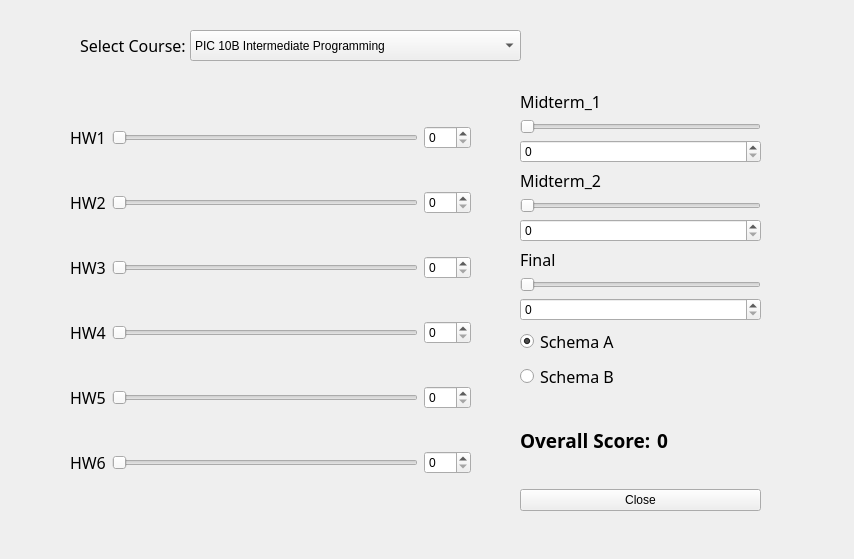
<?xml version="1.0" encoding="UTF-8"?>
<ui version="4.0">
 <class>Grade_Calculator</class>
 <widget class="QWidget" name="Grade_Calculator">
  <property name="geometry">
   <rect>
    <x>0</x>
    <y>0</y>
    <width>854</width>
    <height>559</height>
   </rect>
  </property>
  <property name="windowTitle">
   <string>Form</string>
  </property>
  <widget class="QLabel" name="label">
   <property name="geometry">
    <rect>
     <x>80</x>
     <y>30</y>
     <width>121</width>
     <height>31</height>
    </rect>
   </property>
   <property name="font">
    <font>
     <family>Ebrima</family>
     <pointsize>12</pointsize>
    </font>
   </property>
   <property name="text">
    <string>Select Course:</string>
   </property>
  </widget>
  <widget class="QComboBox" name="comboBox">
   <property name="geometry">
    <rect>
     <x>190</x>
     <y>30</y>
     <width>331</width>
     <height>31</height>
    </rect>
   </property>
   <item>
    <property name="text">
     <string>PIC 10B Intermediate Programming</string>
    </property>
   </item>
   <item>
    <property name="text">
     <string>PIC 10C Advanced Programming</string>
    </property>
   </item>
  </widget>
  <widget class="QStackedWidget" name="stackedWidget">
   <property name="geometry">
    <rect>
     <x>30</x>
     <y>70</y>
     <width>801</width>
     <height>461</height>
    </rect>
   </property>
   <property name="currentIndex">
    <number>0</number>
   </property>
   <widget class="QWidget" name="page">
    <widget class="QWidget" name="layoutWidget_3">
     <property name="geometry">
      <rect>
       <x>40</x>
       <y>20</y>
       <width>401</width>
       <height>421</height>
      </rect>
     </property>
     <layout class="QVBoxLayout" name="verticalLayout">
      <item>
       <layout class="QHBoxLayout" name="horizontalLayout_2">
        <item>
         <widget class="QLabel" name="label_3">
          <property name="font">
           <font>
            <family>Ebrima</family>
            <pointsize>12</pointsize>
           </font>
          </property>
          <property name="text">
           <string>HW1</string>
          </property>
         </widget>
        </item>
        <item>
         <widget class="QSlider" name="horizontalSlider1">
          <property name="maximum">
           <number>100</number>
          </property>
          <property name="orientation">
           <enum>Qt::Horizontal</enum>
          </property>
         </widget>
        </item>
        <item>
         <widget class="QSpinBox" name="spinBox1">
          <property name="maximum">
           <number>100</number>
          </property>
         </widget>
        </item>
       </layout>
      </item>
      <item>
       <layout class="QHBoxLayout" name="horizontalLayout_3">
        <item>
         <widget class="QLabel" name="label_4">
          <property name="font">
           <font>
            <family>Ebrima</family>
            <pointsize>12</pointsize>
           </font>
          </property>
          <property name="text">
           <string>HW2</string>
          </property>
         </widget>
        </item>
        <item>
         <widget class="QSlider" name="horizontalSlider1_2">
          <property name="maximum">
           <number>100</number>
          </property>
          <property name="orientation">
           <enum>Qt::Horizontal</enum>
          </property>
         </widget>
        </item>
        <item>
         <widget class="QSpinBox" name="spinBox1_2">
          <property name="maximum">
           <number>100</number>
          </property>
         </widget>
        </item>
       </layout>
      </item>
      <item>
       <layout class="QHBoxLayout" name="horizontalLayout_4">
        <item>
         <widget class="QLabel" name="label_5">
          <property name="font">
           <font>
            <family>Ebrima</family>
            <pointsize>12</pointsize>
           </font>
          </property>
          <property name="text">
           <string>HW3</string>
          </property>
         </widget>
        </item>
        <item>
         <widget class="QSlider" name="horizontalSlider1_3">
          <property name="maximum">
           <number>100</number>
          </property>
          <property name="orientation">
           <enum>Qt::Horizontal</enum>
          </property>
         </widget>
        </item>
        <item>
         <widget class="QSpinBox" name="spinBox1_3">
          <property name="maximum">
           <number>100</number>
          </property>
         </widget>
        </item>
       </layout>
      </item>
      <item>
       <layout class="QHBoxLayout" name="horizontalLayout_5">
        <item>
         <widget class="QLabel" name="label_6">
          <property name="font">
           <font>
            <family>Ebrima</family>
            <pointsize>12</pointsize>
           </font>
          </property>
          <property name="text">
           <string>HW4</string>
          </property>
         </widget>
        </item>
        <item>
         <widget class="QSlider" name="horizontalSlider1_4">
          <property name="maximum">
           <number>100</number>
          </property>
          <property name="orientation">
           <enum>Qt::Horizontal</enum>
          </property>
         </widget>
        </item>
        <item>
         <widget class="QSpinBox" name="spinBox1_4">
          <property name="maximum">
           <number>100</number>
          </property>
         </widget>
        </item>
       </layout>
      </item>
      <item>
       <layout class="QHBoxLayout" name="horizontalLayout_6">
        <item>
         <widget class="QLabel" name="label_7">
          <property name="font">
           <font>
            <family>Ebrima</family>
            <pointsize>12</pointsize>
           </font>
          </property>
          <property name="text">
           <string>HW5</string>
          </property>
         </widget>
        </item>
        <item>
         <widget class="QSlider" name="horizontalSlider1_5">
          <property name="maximum">
           <number>100</number>
          </property>
          <property name="orientation">
           <enum>Qt::Horizontal</enum>
          </property>
         </widget>
        </item>
        <item>
         <widget class="QSpinBox" name="spinBox1_5">
          <property name="maximum">
           <number>100</number>
          </property>
         </widget>
        </item>
       </layout>
      </item>
      <item>
       <layout class="QHBoxLayout" name="horizontalLayout_7">
        <item>
         <widget class="QLabel" name="label_8">
          <property name="font">
           <font>
            <family>Ebrima</family>
            <pointsize>12</pointsize>
           </font>
          </property>
          <property name="text">
           <string>HW6</string>
          </property>
         </widget>
        </item>
        <item>
         <widget class="QSlider" name="horizontalSlider1_6">
          <property name="maximum">
           <number>100</number>
          </property>
          <property name="orientation">
           <enum>Qt::Horizontal</enum>
          </property>
         </widget>
        </item>
        <item>
         <widget class="QSpinBox" name="spinBox1_6">
          <property name="maximum">
           <number>100</number>
          </property>
         </widget>
        </item>
       </layout>
      </item>
     </layout>
    </widget>
    <widget class="QWidget" name="layoutWidget">
     <property name="geometry">
      <rect>
       <x>490</x>
       <y>20</y>
       <width>241</width>
       <height>421</height>
      </rect>
     </property>
     <layout class="QVBoxLayout" name="verticalLayout_8">
      <item>
       <layout class="QVBoxLayout" name="verticalLayout_7">
        <item>
         <layout class="QVBoxLayout" name="verticalLayout_5">
          <item>
           <layout class="QVBoxLayout" name="verticalLayout_4">
            <item>
             <widget class="QLabel" name="label_9">
              <property name="font">
               <font>
                <family>Ebrima</family>
                <pointsize>12</pointsize>
               </font>
              </property>
              <property name="text">
               <string>Midterm_1</string>
              </property>
             </widget>
            </item>
            <item>
             <widget class="QSlider" name="horizontalSlider">
              <property name="maximum">
               <number>100</number>
              </property>
              <property name="orientation">
               <enum>Qt::Horizontal</enum>
              </property>
             </widget>
            </item>
            <item>
             <widget class="QSpinBox" name="spinBox">
              <property name="maximum">
               <number>100</number>
              </property>
             </widget>
            </item>
           </layout>
          </item>
          <item>
           <widget class="QLabel" name="label_10">
            <property name="font">
             <font>
              <family>Ebrima</family>
              <pointsize>12</pointsize>
             </font>
            </property>
            <property name="text">
             <string>Midterm_2</string>
            </property>
           </widget>
          </item>
          <item>
           <widget class="QSlider" name="horizontalSlider_2">
            <property name="maximum">
             <number>100</number>
            </property>
            <property name="orientation">
             <enum>Qt::Horizontal</enum>
            </property>
           </widget>
          </item>
          <item>
           <widget class="QSpinBox" name="spinBox_2">
            <property name="maximum">
             <number>100</number>
            </property>
           </widget>
          </item>
         </layout>
        </item>
        <item>
         <layout class="QVBoxLayout" name="verticalLayout_6">
          <item>
           <widget class="QLabel" name="label_11">
            <property name="font">
             <font>
              <family>Ebrima</family>
              <pointsize>12</pointsize>
             </font>
            </property>
            <property name="text">
             <string>Final</string>
            </property>
           </widget>
          </item>
          <item>
           <widget class="QSlider" name="horizontalSlider_3">
            <property name="maximum">
             <number>100</number>
            </property>
            <property name="orientation">
             <enum>Qt::Horizontal</enum>
            </property>
           </widget>
          </item>
          <item>
           <widget class="QSpinBox" name="spinBox_3">
            <property name="maximum">
             <number>100</number>
            </property>
           </widget>
          </item>
         </layout>
        </item>
       </layout>
      </item>
      <item>
       <layout class="QVBoxLayout" name="verticalLayout_3">
        <item>
         <layout class="QVBoxLayout" name="verticalLayout_2">
          <item>
           <widget class="QRadioButton" name="radioButton">
            <property name="font">
             <font>
              <family>Ebrima</family>
              <pointsize>12</pointsize>
             </font>
            </property>
            <property name="text">
             <string>Schema A</string>
            </property>
            <property name="checked">
             <bool>true</bool>
            </property>
           </widget>
          </item>
          <item>
           <widget class="QRadioButton" name="radioButton_2">
            <property name="font">
             <font>
              <family>Ebrima</family>
              <pointsize>12</pointsize>
             </font>
            </property>
            <property name="text">
             <string>Schema B</string>
            </property>
           </widget>
          </item>
         </layout>
        </item>
        <item>
         <layout class="QHBoxLayout" name="horizontalLayout">
          <item>
           <widget class="QLabel" name="label_2">
            <property name="font">
             <font>
              <family>Agency FB</family>
              <pointsize>14</pointsize>
              <weight>75</weight>
              <bold>true</bold>
             </font>
            </property>
            <property name="text">
             <string>Overall Score:</string>
            </property>
           </widget>
          </item>
          <item>
           <widget class="QLabel" name="S_label">
            <property name="font">
             <font>
              <family>Agency FB</family>
              <pointsize>14</pointsize>
              <weight>75</weight>
              <bold>true</bold>
             </font>
            </property>
            <property name="text">
             <string>0</string>
            </property>
           </widget>
          </item>
         </layout>
        </item>
        <item>
         <widget class="QPushButton" name="pushButton">
          <property name="text">
           <string>Close</string>
          </property>
         </widget>
        </item>
       </layout>
      </item>
     </layout>
    </widget>
   </widget>
   <widget class="QWidget" name="page_2">
    <widget class="QWidget" name="layoutWidget_4">
     <property name="geometry">
      <rect>
       <x>40</x>
       <y>20</y>
       <width>401</width>
       <height>421</height>
      </rect>
     </property>
     <layout class="QVBoxLayout" name="verticalLayout_16">
      <item>
       <layout class="QHBoxLayout" name="horizontalLayout_9">
        <item>
         <widget class="QLabel" name="label_16">
          <property name="font">
           <font>
            <family>Ebrima</family>
            <pointsize>12</pointsize>
           </font>
          </property>
          <property name="text">
           <string>HW1</string>
          </property>
         </widget>
        </item>
        <item>
         <widget class="QSlider" name="horizontalSlider1_7">
          <property name="maximum">
           <number>100</number>
          </property>
          <property name="orientation">
           <enum>Qt::Horizontal</enum>
          </property>
         </widget>
        </item>
        <item>
         <widget class="QSpinBox" name="spinBox1_7">
          <property name="maximum">
           <number>100</number>
          </property>
         </widget>
        </item>
       </layout>
      </item>
      <item>
       <layout class="QHBoxLayout" name="horizontalLayout_10">
        <item>
         <widget class="QLabel" name="label_17">
          <property name="font">
           <font>
            <family>Ebrima</family>
            <pointsize>12</pointsize>
           </font>
          </property>
          <property name="text">
           <string>HW2</string>
          </property>
         </widget>
        </item>
        <item>
         <widget class="QSlider" name="horizontalSlider1_8">
          <property name="maximum">
           <number>100</number>
          </property>
          <property name="orientation">
           <enum>Qt::Horizontal</enum>
          </property>
         </widget>
        </item>
        <item>
         <widget class="QSpinBox" name="spinBox1_8">
          <property name="maximum">
           <number>100</number>
          </property>
         </widget>
        </item>
       </layout>
      </item>
      <item>
       <layout class="QHBoxLayout" name="horizontalLayout_11">
        <item>
         <widget class="QLabel" name="label_18">
          <property name="font">
           <font>
            <family>Ebrima</family>
            <pointsize>12</pointsize>
           </font>
          </property>
          <property name="text">
           <string>HW3</string>
          </property>
         </widget>
        </item>
        <item>
         <widget class="QSlider" name="horizontalSlider1_9">
          <property name="maximum">
           <number>100</number>
          </property>
          <property name="orientation">
           <enum>Qt::Horizontal</enum>
          </property>
         </widget>
        </item>
        <item>
         <widget class="QSpinBox" name="spinBox1_9">
          <property name="maximum">
           <number>100</number>
          </property>
         </widget>
        </item>
       </layout>
      </item>
      <item>
       <layout class="QHBoxLayout" name="horizontalLayout_12">
        <item>
         <widget class="QLabel" name="label_19">
          <property name="font">
           <font>
            <family>Ebrima</family>
            <pointsize>12</pointsize>
           </font>
          </property>
          <property name="text">
           <string>HW4</string>
          </property>
         </widget>
        </item>
        <item>
         <widget class="QSlider" name="horizontalSlider1_10">
          <property name="maximum">
           <number>100</number>
          </property>
          <property name="orientation">
           <enum>Qt::Horizontal</enum>
          </property>
         </widget>
        </item>
        <item>
         <widget class="QSpinBox" name="spinBox1_10">
          <property name="maximum">
           <number>100</number>
          </property>
         </widget>
        </item>
       </layout>
      </item>
     </layout>
    </widget>
    <widget class="QWidget" name="layoutWidget_2">
     <property name="geometry">
      <rect>
       <x>490</x>
       <y>20</y>
       <width>241</width>
       <height>421</height>
      </rect>
     </property>
     <layout class="QVBoxLayout" name="verticalLayout_9">
      <item>
       <layout class="QVBoxLayout" name="verticalLayout_10">
        <item>
         <layout class="QVBoxLayout" name="verticalLayout_11">
          <item>
           <widget class="QLabel" name="label_12">
            <property name="font">
             <font>
              <family>Ebrima</family>
              <pointsize>12</pointsize>
             </font>
            </property>
            <property name="text">
             <string>Midterm</string>
            </property>
           </widget>
          </item>
          <item>
           <widget class="QSlider" name="horizontalSlider_4">
            <property name="maximum">
             <number>100</number>
            </property>
            <property name="orientation">
             <enum>Qt::Horizontal</enum>
            </property>
           </widget>
          </item>
          <item>
           <widget class="QSpinBox" name="spinBox_4">
            <property name="maximum">
             <number>100</number>
            </property>
           </widget>
          </item>
         </layout>
        </item>
        <item>
         <layout class="QVBoxLayout" name="verticalLayout_13">
          <item>
           <widget class="QLabel" name="label_14">
            <property name="font">
             <font>
              <family>Ebrima</family>
              <pointsize>12</pointsize>
             </font>
            </property>
            <property name="text">
             <string>Final</string>
            </property>
           </widget>
          </item>
          <item>
           <widget class="QSlider" name="horizontalSlider_6">
            <property name="maximum">
             <number>100</number>
            </property>
            <property name="orientation">
             <enum>Qt::Horizontal</enum>
            </property>
           </widget>
          </item>
          <item>
           <widget class="QSpinBox" name="spinBox_6">
            <property name="maximum">
             <number>100</number>
            </property>
           </widget>
          </item>
         </layout>
        </item>
       </layout>
      </item>
      <item>
       <layout class="QVBoxLayout" name="verticalLayout_14">
        <item>
         <layout class="QVBoxLayout" name="verticalLayout_15">
          <item>
           <widget class="QRadioButton" name="radioButton_3">
            <property name="font">
             <font>
              <family>Ebrima</family>
              <pointsize>12</pointsize>
             </font>
            </property>
            <property name="text">
             <string>Schema A</string>
            </property>
            <property name="checked">
             <bool>true</bool>
            </property>
           </widget>
          </item>
          <item>
           <widget class="QRadioButton" name="radioButton_4">
            <property name="font">
             <font>
              <family>Ebrima</family>
              <pointsize>12</pointsize>
             </font>
            </property>
            <property name="text">
             <string>Schema B</string>
            </property>
           </widget>
          </item>
         </layout>
        </item>
        <item>
         <layout class="QHBoxLayout" name="horizontalLayout_8">
          <item>
           <widget class="QLabel" name="label_15">
            <property name="font">
             <font>
              <family>Agency FB</family>
              <pointsize>14</pointsize>
              <weight>75</weight>
              <bold>true</bold>
             </font>
            </property>
            <property name="text">
             <string>Overall Score:</string>
            </property>
           </widget>
          </item>
          <item>
           <widget class="QLabel" name="S_label_2">
            <property name="font">
             <font>
              <family>Agency FB</family>
              <pointsize>14</pointsize>
              <weight>75</weight>
              <bold>true</bold>
             </font>
            </property>
            <property name="text">
             <string>0</string>
            </property>
           </widget>
          </item>
         </layout>
        </item>
        <item>
         <widget class="QPushButton" name="pushButton_2">
          <property name="text">
           <string>Close</string>
          </property>
         </widget>
        </item>
       </layout>
      </item>
     </layout>
    </widget>
   </widget>
  </widget>
 </widget>
 <resources/>
 <connections/>
</ui>
